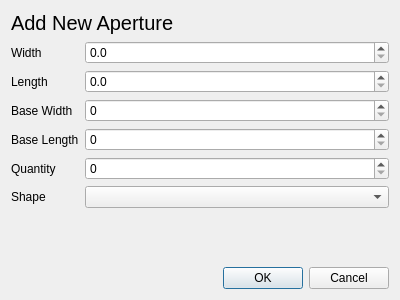
<?xml version="1.0" encoding="UTF-8"?>
<ui version="4.0">
 <class>AddApertureWindow</class>
 <widget class="QDialog" name="AddApertureWindow">
  <property name="geometry">
   <rect>
    <x>0</x>
    <y>0</y>
    <width>400</width>
    <height>300</height>
   </rect>
  </property>
  <property name="windowTitle">
   <string>Add Aperture</string>
  </property>
  <layout class="QVBoxLayout" name="addApertureVerticalLayout">
   <item>
    <widget class="QLabel" name="apertureTitleLabel">
     <property name="sizePolicy">
      <sizepolicy hsizetype="Preferred" vsizetype="Fixed">
       <horstretch>0</horstretch>
       <verstretch>0</verstretch>
      </sizepolicy>
     </property>
     <property name="font">
      <font>
       <pointsize>15</pointsize>
      </font>
     </property>
     <property name="text">
      <string>Add New Aperture</string>
     </property>
    </widget>
   </item>
   <item>
    <layout class="QFormLayout" name="addApertureFormLayout">
     <item row="0" column="0">
      <widget class="QLabel" name="widthLabel">
       <property name="text">
        <string>Width</string>
       </property>
      </widget>
     </item>
     <item row="0" column="1">
      <widget class="QDoubleSpinBox" name="widthInput">
       <property name="decimals">
        <number>1</number>
       </property>
       <property name="maximum">
        <double>9999.000000000000000</double>
       </property>
      </widget>
     </item>
     <item row="1" column="0">
      <widget class="QLabel" name="lengthLabel">
       <property name="text">
        <string>Length</string>
       </property>
      </widget>
     </item>
     <item row="1" column="1">
      <widget class="QDoubleSpinBox" name="lengthInput">
       <property name="decimals">
        <number>1</number>
       </property>
       <property name="maximum">
        <double>9999.000000000000000</double>
       </property>
      </widget>
     </item>
     <item row="2" column="0">
      <widget class="QLabel" name="baseWidthLabel">
       <property name="text">
        <string>Base Width</string>
       </property>
      </widget>
     </item>
     <item row="2" column="1">
      <widget class="QSpinBox" name="baseWidthInput">
       <property name="maximum">
        <number>9999</number>
       </property>
      </widget>
     </item>
     <item row="3" column="0">
      <widget class="QLabel" name="baseLengthLabel">
       <property name="text">
        <string>Base Length</string>
       </property>
      </widget>
     </item>
     <item row="3" column="1">
      <widget class="QSpinBox" name="baseLengthInput">
       <property name="maximum">
        <number>9999</number>
       </property>
      </widget>
     </item>
     <item row="4" column="0">
      <widget class="QLabel" name="quantityLabel">
       <property name="text">
        <string>Quantity</string>
       </property>
      </widget>
     </item>
     <item row="4" column="1">
      <widget class="QSpinBox" name="quantityInput">
       <property name="maximum">
        <number>9999</number>
       </property>
      </widget>
     </item>
     <item row="5" column="0">
      <widget class="QLabel" name="shapeLabel">
       <property name="text">
        <string>Shape</string>
       </property>
      </widget>
     </item>
     <item row="5" column="1">
      <widget class="DynamicComboBox" name="apertureShapeInput"/>
     </item>
    </layout>
   </item>
   <item>
    <widget class="QDialogButtonBox" name="acceptButtons">
     <property name="orientation">
      <enum>Qt::Horizontal</enum>
     </property>
     <property name="standardButtons">
      <set>QDialogButtonBox::Cancel|QDialogButtonBox::Ok</set>
     </property>
    </widget>
   </item>
  </layout>
 </widget>
 <customwidgets>
  <customwidget>
   <class>DynamicComboBox</class>
   <extends>QComboBox</extends>
   <header>widgets/DynamicComboBox.h</header>
  </customwidget>
 </customwidgets>
 <resources/>
 <connections>
  <connection>
   <sender>acceptButtons</sender>
   <signal>accepted()</signal>
   <receiver>AddApertureWindow</receiver>
   <slot>accept()</slot>
   <hints>
    <hint type="sourcelabel">
     <x>248</x>
     <y>254</y>
    </hint>
    <hint type="destinationlabel">
     <x>157</x>
     <y>274</y>
    </hint>
   </hints>
  </connection>
  <connection>
   <sender>acceptButtons</sender>
   <signal>rejected()</signal>
   <receiver>AddApertureWindow</receiver>
   <slot>reject()</slot>
   <hints>
    <hint type="sourcelabel">
     <x>316</x>
     <y>260</y>
    </hint>
    <hint type="destinationlabel">
     <x>286</x>
     <y>274</y>
    </hint>
   </hints>
  </connection>
 </connections>
</ui>
